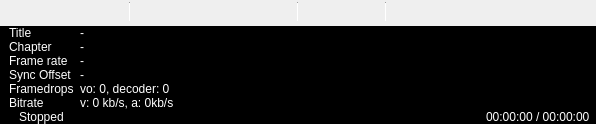
  <widget class="QWidget" name="centralwidget">
   <layout class="QVBoxLayout" name="centralwidgetLAyout">
    <property name="spacing">
     <number>0</number>
    </property>
    <property name="leftMargin">
     <number>0</number>
    </property>
    <property name="topMargin">
     <number>0</number>
    </property>
    <property name="rightMargin">
     <number>0</number>
    </property>
    <property name="bottomMargin">
     <number>0</number>
    </property>
    <item>
     <widget class="QWidget" name="mpvWidget" native="true">
      <layout class="QVBoxLayout" name="mpvWidgetLayout">
       <property name="spacing">
        <number>0</number>
       </property>
       <property name="leftMargin">
        <number>0</number>
       </property>
       <property name="topMargin">
        <number>0</number>
       </property>
       <property name="rightMargin">
        <number>0</number>
       </property>
       <property name="bottomMargin">
        <number>0</number>
       </property>
      </layout>
     </widget>
    </item>
    <item>
     <widget class="QWidget" name="bottomArea" native="true">
      <property name="autoFillBackground">
       <bool>true</bool>
      </property>
      <layout class="QVBoxLayout" name="bottomAreaLayout">
       <property name="spacing">
        <number>0</number>
       </property>
       <property name="sizeConstraint">
        <enum>QLayout::SizeConstraint::SetMinimumSize</enum>
       </property>
       <property name="leftMargin">
        <number>0</number>
       </property>
       <property name="topMargin">
        <number>0</number>
       </property>
       <property name="rightMargin">
        <number>0</number>
       </property>
       <property name="bottomMargin">
        <number>0</number>
       </property>
       <item>
        <widget class="QFrame" name="controlSection">
         <layout class="QVBoxLayout" name="controlSectionLayout">
          <property name="spacing">
           <number>0</number>
          </property>
          <property name="leftMargin">
           <number>0</number>
          </property>
          <property name="topMargin">
           <number>0</number>
          </property>
          <property name="rightMargin">
           <number>0</number>
          </property>
          <property name="bottomMargin">
           <number>0</number>
          </property>
          <item>
           <widget class="QWidget" name="seekbar" native="true">
            <layout class="QHBoxLayout" name="seekbarLayout">
             <property name="leftMargin">
              <number>6</number>
             </property>
             <property name="topMargin">
              <number>1</number>
             </property>
             <property name="rightMargin">
              <number>6</number>
             </property>
             <property name="bottomMargin">
              <number>0</number>
             </property>
            </layout>
           </widget>
          </item>
          <item>
           <widget class="QWidget" name="controlbar" native="true">
            <layout class="QHBoxLayout" name="controlbarLayout">
             <property name="spacing">
              <number>0</number>
             </property>
             <property name="leftMargin">
              <number>6</number>
             </property>
             <property name="topMargin">
              <number>0</number>
             </property>
             <property name="rightMargin">
              <number>6</number>
             </property>
             <property name="bottomMargin">
              <number>3</number>
             </property>
             <item>
              <widget class="QPushButton" name="play">
               <property name="enabled">
                <bool>false</bool>
               </property>
               <property name="toolTip">
                <string>Play</string>
               </property>
               <property name="icon">
                <iconset>
                 <normalon>:/images/theme/black/media-playback-start.svg</normalon>
                </iconset>
               </property>
               <property name="iconSize">
                <size>
                 <width>12</width>
                 <height>12</height>
                </size>
               </property>
               <property name="checkable">
                <bool>true</bool>
               </property>
               <property name="flat">
                <bool>true</bool>
               </property>
              </widget>
             </item>
             <item>
              <widget class="QPushButton" name="pause">
               <property name="enabled">
                <bool>false</bool>
               </property>
               <property name="toolTip">
                <string>Pause</string>
               </property>
               <property name="icon">
                <iconset>
                 <normalon>:/images/theme/black/media-playback-pause.svg</normalon>
                </iconset>
               </property>
               <property name="iconSize">
                <size>
                 <width>12</width>
                 <height>12</height>
                </size>
               </property>
               <property name="checkable">
                <bool>true</bool>
               </property>
               <property name="flat">
                <bool>true</bool>
               </property>
              </widget>
             </item>
             <item>
              <widget class="QPushButton" name="stop">
               <property name="enabled">
                <bool>false</bool>
               </property>
               <property name="toolTip">
                <string>Stop</string>
               </property>
               <property name="icon">
                <iconset>
                 <normalon>:/images/theme/black/media-playback-stop.svg</normalon>
                </iconset>
               </property>
               <property name="iconSize">
                <size>
                 <width>12</width>
                 <height>12</height>
                </size>
               </property>
               <property name="checkable">
                <bool>true</bool>
               </property>
               <property name="flat">
                <bool>true</bool>
               </property>
              </widget>
             </item>
             <item>
              <spacer name="controlbarSpacer1">
               <property name="orientation">
                <enum>Qt::Orientation::Horizontal</enum>
               </property>
               <property name="sizeType">
                <enum>QSizePolicy::Policy::Fixed</enum>
               </property>
               <property name="sizeHint" stdset="0">
                <size>
                 <width>3</width>
                 <height>20</height>
                </size>
               </property>
              </spacer>
             </item>
             <item>
              <widget class="Line" name="verticalLine1">
               <property name="maximumSize">
                <size>
                 <width>1</width>
                 <height>20</height>
                </size>
               </property>
               <property name="orientation">
                <enum>Qt::Orientation::Vertical</enum>
               </property>
              </widget>
             </item>
             <item>
              <spacer name="controlbarSpacer1b">
               <property name="orientation">
                <enum>Qt::Orientation::Horizontal</enum>
               </property>
               <property name="sizeType">
                <enum>QSizePolicy::Policy::Fixed</enum>
               </property>
               <property name="sizeHint" stdset="0">
                <size>
                 <width>4</width>
                 <height>20</height>
                </size>
               </property>
              </spacer>
             </item>
             <item>
              <widget class="QPushButton" name="skipBackward">
               <property name="enabled">
                <bool>false</bool>
               </property>
               <property name="toolTip">
                <string>Skip Backward</string>
               </property>
               <property name="icon">
                <iconset>
                 <normalon>:/images/theme/black/go-previous.svg</normalon>
                </iconset>
               </property>
               <property name="iconSize">
                <size>
                 <width>12</width>
                 <height>12</height>
                </size>
               </property>
               <property name="flat">
                <bool>true</bool>
               </property>
              </widget>
             </item>
             <item>
              <widget class="QPushButton" name="speedDecrease">
               <property name="enabled">
                <bool>false</bool>
               </property>
               <property name="toolTip">
                <string>Speed Decrease</string>
               </property>
               <property name="icon">
                <iconset>
                 <normalon>:/images/theme/black/media-seek-backward.svg</normalon>
                </iconset>
               </property>
               <property name="iconSize">
                <size>
                 <width>12</width>
                 <height>12</height>
                </size>
               </property>
               <property name="flat">
                <bool>true</bool>
               </property>
              </widget>
             </item>
             <item>
              <widget class="QPushButton" name="speedIncrease">
               <property name="enabled">
                <bool>false</bool>
               </property>
               <property name="toolTip">
                <string>Speed Increase</string>
               </property>
               <property name="icon">
                <iconset>
                 <normalon>:/images/theme/black/media-seek-forward.svg</normalon>
                </iconset>
               </property>
               <property name="iconSize">
                <size>
                 <width>12</width>
                 <height>12</height>
                </size>
               </property>
               <property name="flat">
                <bool>true</bool>
               </property>
              </widget>
             </item>
             <item>
              <widget class="QPushButton" name="skipForward">
               <property name="enabled">
                <bool>false</bool>
               </property>
               <property name="toolTip">
                <string>Skip Forward</string>
               </property>
               <property name="icon">
                <iconset>
                 <normalon>:/images/theme/black/go-next.svg</normalon>
                </iconset>
               </property>
               <property name="iconSize">
                <size>
                 <width>12</width>
                 <height>12</height>
                </size>
               </property>
               <property name="flat">
                <bool>true</bool>
               </property>
              </widget>
             </item>
             <item>
              <spacer name="controlbarSpacer2">
               <property name="orientation">
                <enum>Qt::Orientation::Horizontal</enum>
               </property>
               <property name="sizeType">
                <enum>QSizePolicy::Policy::Fixed</enum>
               </property>
               <property name="sizeHint" stdset="0">
                <size>
                 <width>3</width>
                 <height>20</height>
                </size>
               </property>
              </spacer>
             </item>
             <item>
              <widget class="Line" name="verticalLine2">
               <property name="maximumSize">
                <size>
                 <width>1</width>
                 <height>20</height>
                </size>
               </property>
               <property name="orientation">
                <enum>Qt::Orientation::Vertical</enum>
               </property>
              </widget>
             </item>
             <item>
              <spacer name="controlbarSpacer2b">
               <property name="orientation">
                <enum>Qt::Orientation::Horizontal</enum>
               </property>
               <property name="sizeType">
                <enum>QSizePolicy::Policy::Fixed</enum>
               </property>
               <property name="sizeHint" stdset="0">
                <size>
                 <width>4</width>
                 <height>20</height>
                </size>
               </property>
              </spacer>
             </item>
             <item>
              <widget class="QPushButton" name="stepBackward">
               <property name="enabled">
                <bool>false</bool>
               </property>
               <property name="toolTip">
                <string>Step Backward</string>
               </property>
               <property name="icon">
                <iconset>
                 <normalon>:/images/theme/black/media-skip-backward.svg</normalon>
                </iconset>
               </property>
               <property name="iconSize">
                <size>
                 <width>12</width>
                 <height>12</height>
                </size>
               </property>
               <property name="flat">
                <bool>true</bool>
               </property>
              </widget>
             </item>
             <item>
              <widget class="QPushButton" name="stepForward">
               <property name="enabled">
                <bool>false</bool>
               </property>
               <property name="toolTip">
                <string>Step Forward</string>
               </property>
               <property name="icon">
                <iconset>
                 <normalon>:/images/theme/black/media-skip-forward.svg</normalon>
                </iconset>
               </property>
               <property name="iconSize">
                <size>
                 <width>12</width>
                 <height>12</height>
                </size>
               </property>
               <property name="flat">
                <bool>true</bool>
               </property>
              </widget>
             </item>
             <item>
              <spacer name="controlbarSpacer3">
               <property name="orientation">
                <enum>Qt::Orientation::Horizontal</enum>
               </property>
               <property name="sizeType">
                <enum>QSizePolicy::Policy::Fixed</enum>
               </property>
               <property name="sizeHint" stdset="0">
                <size>
                 <width>3</width>
                 <height>20</height>
                </size>
               </property>
              </spacer>
             </item>
             <item>
              <widget class="Line" name="verticalLine3">
               <property name="maximumSize">
                <size>
                 <width>1</width>
                 <height>20</height>
                </size>
               </property>
               <property name="orientation">
                <enum>Qt::Orientation::Vertical</enum>
               </property>
              </widget>
             </item>
             <item>
              <spacer name="controlbarSpacer3b">
               <property name="orientation">
                <enum>Qt::Orientation::Horizontal</enum>
               </property>
               <property name="sizeType">
                <enum>QSizePolicy::Policy::Fixed</enum>
               </property>
               <property name="sizeHint" stdset="0">
                <size>
                 <width>4</width>
                 <height>20</height>
                </size>
               </property>
              </spacer>
             </item>
             <item>
              <widget class="QPushButton" name="loopA">
               <property name="enabled">
                <bool>false</bool>
               </property>
               <property name="toolTip">
                <string>Set Loop Start</string>
               </property>
               <property name="icon">
                <iconset>
                 <normalon>:/images/theme/black/zone-in.svg</normalon>
                </iconset>
               </property>
               <property name="iconSize">
                <size>
                 <width>12</width>
                 <height>12</height>
                </size>
               </property>
               <property name="flat">
                <bool>true</bool>
               </property>
              </widget>
             </item>
             <item>
              <widget class="QPushButton" name="loopB">
               <property name="enabled">
                <bool>false</bool>
               </property>
               <property name="toolTip">
                <string>Set Loop End</string>
               </property>
               <property name="icon">
                <iconset>
                 <normalon>:/images/theme/black/zone-out.svg</normalon>
                </iconset>
               </property>
               <property name="iconSize">
                <size>
                 <width>12</width>
                 <height>12</height>
                </size>
               </property>
               <property name="flat">
                <bool>true</bool>
               </property>
              </widget>
             </item>
             <item>
              <spacer name="controlbarSpacer4">
               <property name="orientation">
                <enum>Qt::Orientation::Horizontal</enum>
               </property>
               <property name="sizeHint" stdset="0">
                <size>
                 <width>40</width>
                 <height>20</height>
                </size>
               </property>
              </spacer>
             </item>
             <item>
              <widget class="QPushButton" name="subs">
               <property name="enabled">
                <bool>false</bool>
               </property>
               <property name="contextMenuPolicy">
                <enum>Qt::ContextMenuPolicy::CustomContextMenu</enum>
               </property>
               <property name="toolTip">
                <string>Subtitles</string>
               </property>
               <property name="icon">
                <iconset>
                 <normalon>:/images/theme/black/view-media-subtitles.svg</normalon>
                </iconset>
               </property>
               <property name="iconSize">
                <size>
                 <width>12</width>
                 <height>12</height>
                </size>
               </property>
               <property name="checkable">
                <bool>true</bool>
               </property>
               <property name="flat">
                <bool>true</bool>
               </property>
              </widget>
             </item>
             <item>
              <widget class="QPushButton" name="mute">
               <property name="contextMenuPolicy">
                <enum>Qt::ContextMenuPolicy::CustomContextMenu</enum>
               </property>
               <property name="toolTip">
                <string>Mute</string>
               </property>
               <property name="icon">
                <iconset>
                 <normaloff>:/images/theme/black/player-volume.svg</normaloff>
                 <normalon>:/images/theme/black/player-volume-muted.svg</normalon>:/images/theme/black/player-volume.svg</iconset>
               </property>
               <property name="iconSize">
                <size>
                 <width>12</width>
                 <height>12</height>
                </size>
               </property>
               <property name="checkable">
                <bool>true</bool>
               </property>
               <property name="flat">
                <bool>true</bool>
               </property>
              </widget>
             </item>
            </layout>
           </widget>
          </item>
         </layout>
        </widget>
       </item>
       <item>
        <widget class="QFrame" name="infoSection">
         <property name="styleSheet">
          <string notr="true">color: rgb(255, 255, 255);
 background-color: rgb(0, 0, 0);</string>
         </property>
         <property name="frameShape">
          <enum>QFrame::Shape::NoFrame</enum>
         </property>
         <property name="frameShadow">
          <enum>QFrame::Shadow::Raised</enum>
         </property>
         <layout class="QVBoxLayout" name="infoSectionLayout">
          <property name="spacing">
           <number>0</number>
          </property>
          <property name="leftMargin">
           <number>0</number>
          </property>
          <property name="topMargin">
           <number>0</number>
          </property>
          <property name="rightMargin">
           <number>0</number>
          </property>
          <property name="bottomMargin">
           <number>0</number>
          </property>
          <item>
           <widget class="QWidget" name="infoStats" native="true">
            <layout class="QFormLayout" name="infoStatsLayout">
             <property name="verticalSpacing">
              <number>0</number>
             </property>
             <property name="topMargin">
              <number>0</number>
             </property>
             <property name="bottomMargin">
              <number>0</number>
             </property>
             <item row="0" column="0">
              <widget class="QLabel" name="infoTitleLabel">
               <property name="text">
                <string>Title</string>
               </property>
              </widget>
             </item>
             <item row="0" column="1">
              <widget class="QLabel" name="infoTitle">
               <property name="text">
                <string notr="true">-</string>
               </property>
               <property name="leftMargin" stdset="0">
                <number>10</number>
               </property>
              </widget>
             </item>
             <item row="1" column="0">
              <widget class="QLabel" name="chapterLabel">
               <property name="text">
                <string>Chapter</string>
               </property>
              </widget>
             </item>
             <item row="1" column="1">
              <widget class="QLabel" name="chapter">
               <property name="text">
                <string notr="true">-</string>
               </property>
               <property name="leftMargin" stdset="0">
                <number>10</number>
               </property>
              </widget>
             </item>
             <item row="2" column="0">
              <widget class="QLabel" name="framerateLabel">
               <property name="text">
                <string>Frame rate</string>
               </property>
              </widget>
             </item>
             <item row="2" column="1">
              <widget class="QLabel" name="framerate">
               <property name="text">
                <string notr="true">-</string>
               </property>
               <property name="leftMargin" stdset="0">
                <number>10</number>
               </property>
              </widget>
             </item>
             <item row="3" column="0">
              <widget class="QLabel" name="avsyncLabel">
               <property name="text">
                <string>Sync Offset</string>
               </property>
              </widget>
             </item>
             <item row="3" column="1">
              <widget class="QLabel" name="avsync">
               <property name="text">
                <string notr="true">-</string>
               </property>
               <property name="leftMargin" stdset="0">
                <number>10</number>
               </property>
              </widget>
             </item>
             <item row="4" column="0">
              <widget class="QLabel" name="framedropsLabel">
               <property name="text">
                <string>Framedrops</string>
               </property>
              </widget>
             </item>
             <item row="4" column="1">
              <widget class="QLabel" name="framedrops">
               <property name="text">
                <string>vo: 0, decoder: 0</string>
               </property>
               <property name="leftMargin" stdset="0">
                <number>10</number>
               </property>
              </widget>
             </item>
             <item row="5" column="0">
              <widget class="QLabel" name="bitrateLabel">
               <property name="text">
                <string>Bitrate</string>
               </property>
              </widget>
             </item>
             <item row="5" column="1">
              <widget class="QLabel" name="bitrate">
               <property name="text">
                <string>v: 0 kb/s, a: 0kb/s</string>
               </property>
               <property name="leftMargin" stdset="0">
                <number>10</number>
               </property>
              </widget>
             </item>
            </layout>
           </widget>
          </item>
          <item>
           <widget class="QWidget" name="statusbar" native="true">
            <property name="contextMenuPolicy">
             <enum>Qt::ContextMenuPolicy::CustomContextMenu</enum>
            </property>
            <layout class="QHBoxLayout" name="statusbarLayout" stretch="0,1,0">
             <property name="leftMargin">
              <number>6</number>
             </property>
             <property name="topMargin">
              <number>0</number>
             </property>
             <property name="rightMargin">
              <number>6</number>
             </property>
             <property name="bottomMargin">
              <number>0</number>
             </property>
             <item>
              <widget class="QLabel" name="tinyicon"/>
             </item>
             <item>
              <widget class="QLabel" name="status">
               <property name="text">
                <string>Stopped</string>
               </property>
              </widget>
             </item>
             <item>
              <widget class="StatusTime" name="statusTime">
               <property name="cursor">
                <cursorShape>PointingHandCursor</cursorShape>
               </property>
               <property name="contextMenuPolicy">
                <enum>Qt::ContextMenuPolicy::CustomContextMenu</enum>
               </property>
               <property name="text">
                <string notr="true">00:00:00 / 00:00:00</string>
               </property>
              </widget>
             </item>
            </layout>
           </widget>
          </item>
         </layout>
        </widget>
       </item>
      </layout>
     </widget>
    </item>
   </layout>
  </widget>
